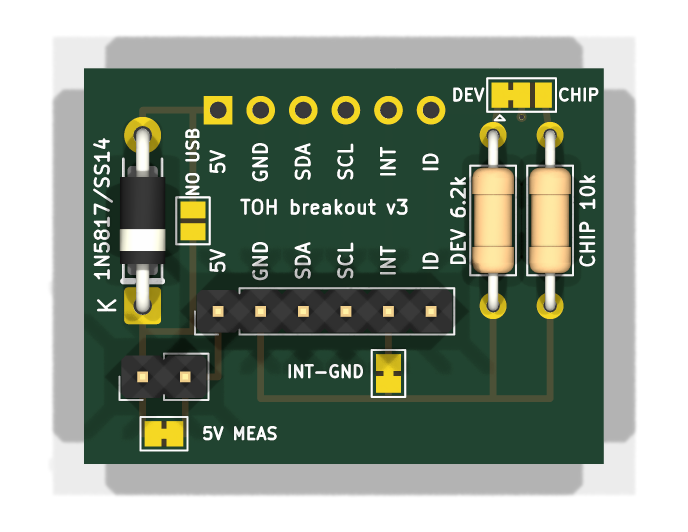
#> input picture renders/breakout.png, 1376 x 1064 px, found by its file name (shown at 1/2 size)
$ python wiring_sheet.py ../renders/breakout.png
#> lines starting #> are read from the running program, lines starting #| are printed output that depends on the picture
# Wiring diagram: contact board wire pads (seen from outside, through the cover's slot) -> breakout board wire holes.
# Colour-coded: each slot pad has the colour of the breakout hole its wire goes to.
# Pad positions from pcb/contact/make_board.py (WIRE); hole/header pixel positions measured on renders/breakout.png.
# Usage (repo root): python3 scripts/wiring_sheet.py renders/wiring.png
import sys
from PIL import Image, ImageDraw, ImageFont
res = sys.argv[1]
F = "/usr/share/fonts/TTF/DejaVuSans.ttf"; FB = "/usr/share/fonts/TTF/DejaVuSans-Bold.ttf"
f24, b26, b30, b34, b44 = ImageFont.truetype(F, 24), ImageFont.truetype(FB, 26), ImageFont.truetype(FB, 30), ImageFont.truetype(FB, 34), ImageFont.truetype(FB, 44)
INK, GREY, RED, BLUE, PLASTIC, MASK = (25, 25, 30), (110, 110, 120), (210, 30, 80), (30, 90, 200), (150, 152, 158), (40, 95, 60)
WIRE = {7: (32.9, 11.75), 5: (30.6, 11.75), 3: (28.3, 11.75), 1: (26.0, 11.75),
        6: (27.15, 10.25), 4: (29.45, 10.25), 2: (31.75, 10.25)}
NAME = {1: "VIN", 2: "GND", 3: "ID", 4: "INT", 5: "SCL", 6: "SDA", 7: "5V"}
COL = {"5V": (220, 40, 40), "GND": (30, 30, 30), "SDA": (40, 110, 230), "SCL": (240, 190, 20), "INT": (40, 170, 70), "ID": (250, 250, 250)}
TXT = {"5V": "white", "GND": "white", "SDA": "white", "SCL": INK, "INT": "white", "ID": INK}
HOLE_X = dict(zip(["5V", "GND", "SDA", "SCL", "INT", "ID"], [437, 521, 606, 691, 776, 861]))
HOLE_Y, HDR_Y = 220, 622

bo = Image.open("renders/breakout.png").convert("RGBA")
#> bo is the input picture: PIL image 1376x1064 RGBA; mean R, G, B, A 37.6, 49, 35.2, 154
W, H = 2250, 1600
cv = Image.new("RGB", (W, H), "white"); d = ImageDraw.Draw(cv)
#> after `cv = Image.new('RGB', (W, H), 'white')`: cv: PIL image 2250x1600 RGB; every value is 255
d.text((40, 20), "Wiring: cover slot → breakout board", fill=INK, font=b44)
d.text((40, 82), "6 wires. Same colour = same wire: the pad in the slot on the left goes to the hole with that colour on the right.", fill=GREY, font=f24)

# left: the slot as seen from outside, 90 px/mm
PPM, SX, SY = 90, 120, 420                          # canvas position of (u 34, v 12.5) = slot's upper-left corner seen from outside
X = lambda u: SX + (34.0 - u) * PPM
Y = lambda v: SY + (12.5 - v) * PPM
d.text((40, 200), "1. COVER, seen from outside", fill=BLUE, font=b34)
d.text((40, 246), "Close-up of the slot near the bottom edge (camera is up-left)", fill=GREY, font=f24)
d.rectangle([X(35.5), Y(14), X(23.5), Y(8)], fill=PLASTIC)
d.rounded_rectangle([X(34), Y(12.5), X(25), Y(9.5)], radius=PPM, fill=MASK)
for n, (u, v) in WIRE.items():
    s = NAME[n]; h = (0.6 if n in (1, 2, 7) else 0.5) * PPM
    box = [X(u) - h, Y(v) - h, X(u) + h, Y(v) + h]
    if n == 1:
        d.rectangle(box, fill=(120, 120, 125), outline=INK, width=2)
        d.line([box[0], box[1], box[2], box[3]], fill=RED, width=6); d.line([box[0], box[3], box[2], box[1]], fill=RED, width=6)
    else:
        d.rectangle(box, fill=COL[s], outline=INK, width=3)
        d.text((X(u), Y(v)), s, fill=TXT[s], font=b26 if len(s) < 3 else ImageFont.truetype(FB, 22), anchor="mm")
d.text((X(26.0), Y(12.5) - 50), "VIN: no wire", fill=RED, font=b26, anchor="mb")
ty = Y(8) + 30
for line, col, f in [("Upper row:  5V   SCL   ID   (VIN: no wire)", INK, b26),
                     ("Lower row:  GND   INT   SDA", INK, b26),
                     ("These are the pads on the glued-in contact board", GREY, f24),
                     ("that you see through the slot.", GREY, f24)]:
    d.text((40, ty), line, fill=col, font=f); ty += 40
#> after the loop, ty = 1015

# right: breakout board
BX, BY = 1000, 330
d.text((BX + 170, 200), "2. BREAKOUT BOARD", fill=BLUE, font=b34)
cv.paste(bo, (BX, BY), bo)
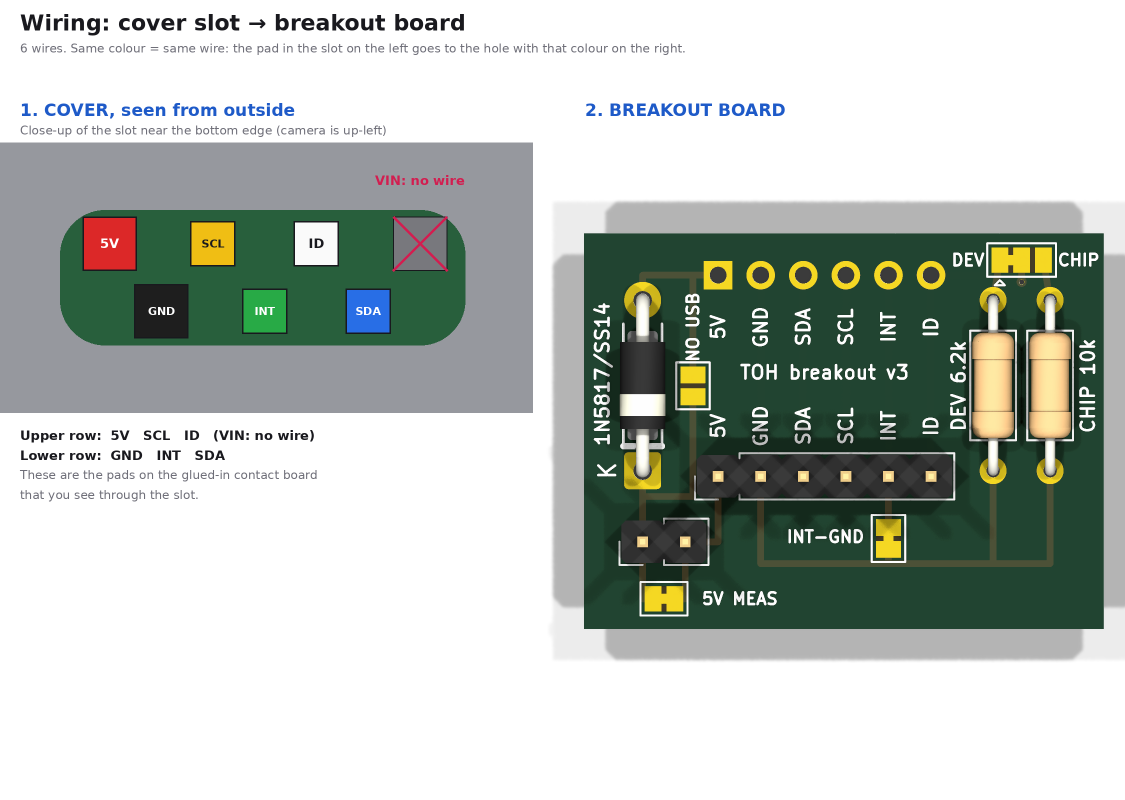
#> cv: PIL image 2250x1600 RGB (shown at 1/2 size); mean R, G, B 183.9, 190.7, 184.5
for s, x in HOLE_X.items():
    hx, hy = BX + x, BY + HOLE_Y
    d.ellipse([hx - 24, hy - 24, hx + 24, hy + 24], fill=COL[s], outline=INK, width=3)
d.rounded_rectangle([BX + 395, BY + 175, BX + 905, BY + 265], radius=20, outline=RED, width=6)
d.text((BX + 650, BY + 20), "WIRES FROM THE COVER: solder here", fill=RED, font=b30, anchor="mb")
d.text((BX + 650, BY + 56), "(the 6 round holes with the labels 5V … ID right below them)", fill=RED, font=f24, anchor="mb")
d.rounded_rectangle([BX + 385, BY + 582, BX + 915, BY + 664], radius=14, outline=GREY, width=5)
d.text((BX + 650, BY + 1000), "Black header = pins INTO THE BREADBOARD (→ RP2040).", fill=INK, font=b26, anchor="mb")
d.text((BX + 650, BY + 1040), "No wires from the cover here.", fill=INK, font=b26, anchor="mb")
d.text((BX + 650, BY + 1090), "If you also put pins into the wire holes: solder each wire onto that pin.", fill=GREY, font=f24, anchor="mb")
cv = cv.crop((0, 0, W, max(ty, BY + 1110) + 20)); cv.save(res); print(res, cv.size)
#> after `cv = cv.crop((0, 0, W, max(ty, BY + 1110) + 20))`:
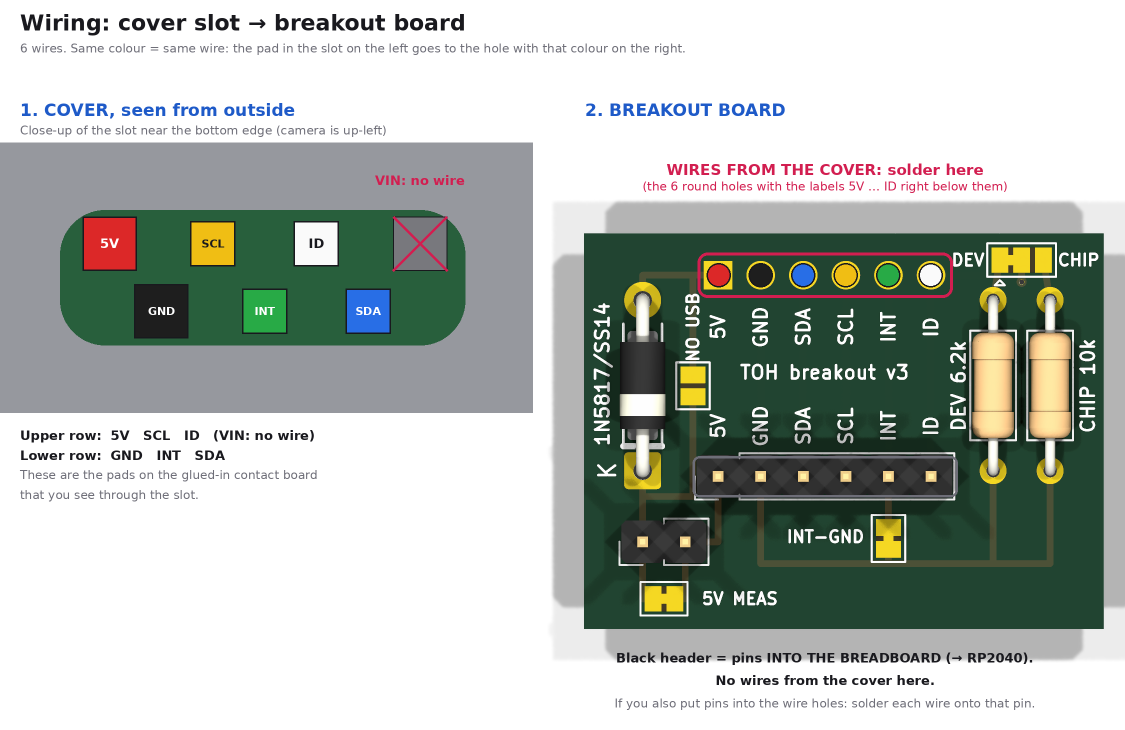
#> cv: PIL image 2250x1460 RGB (shown at 1/2 size); mean R, G, B 176.6, 183.1, 176.9
#| ../renders/breakout.png (2250, 1460)

$ run again, with renders/wiring.png copied over renders/breakout.png
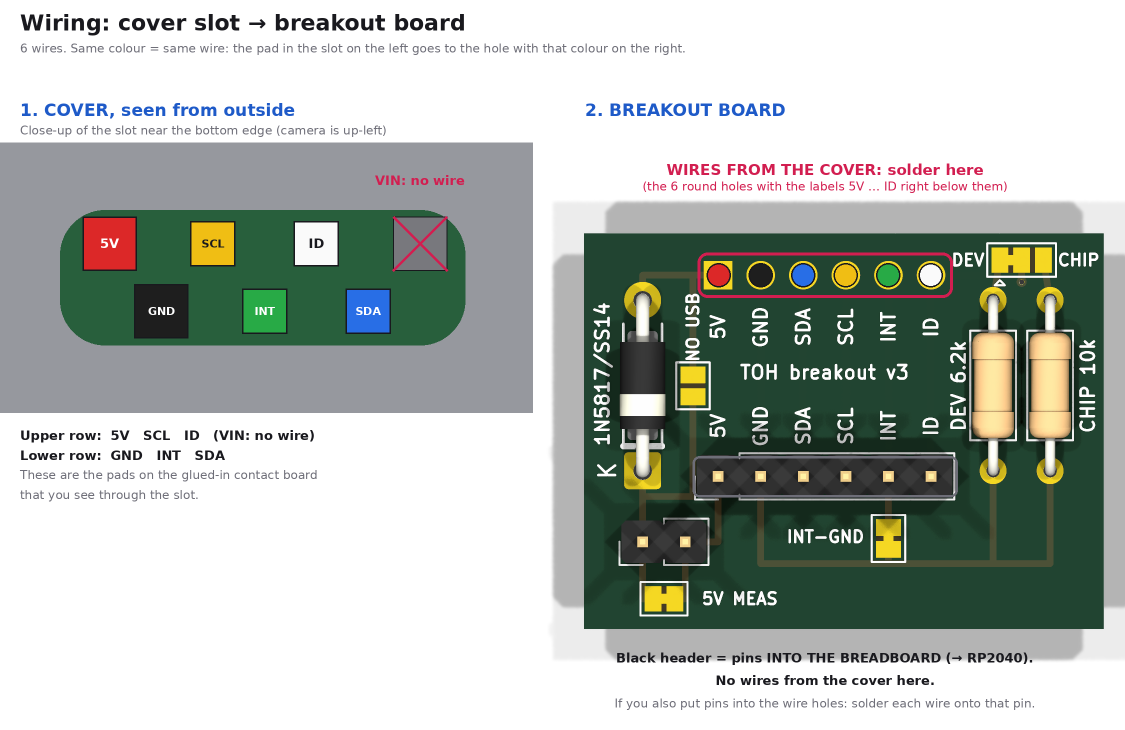
#> input picture renders/wiring.png, 2250 x 1460 px, found by its file name (shown at 1/2 size)
#> after the loop `for line, col, f in [("Upper row:  5V   SCL   ID   (VIN: no wire)", IN..`: ty = 1015
#> `cv.paste(bo, (BX, BY), bo)`:
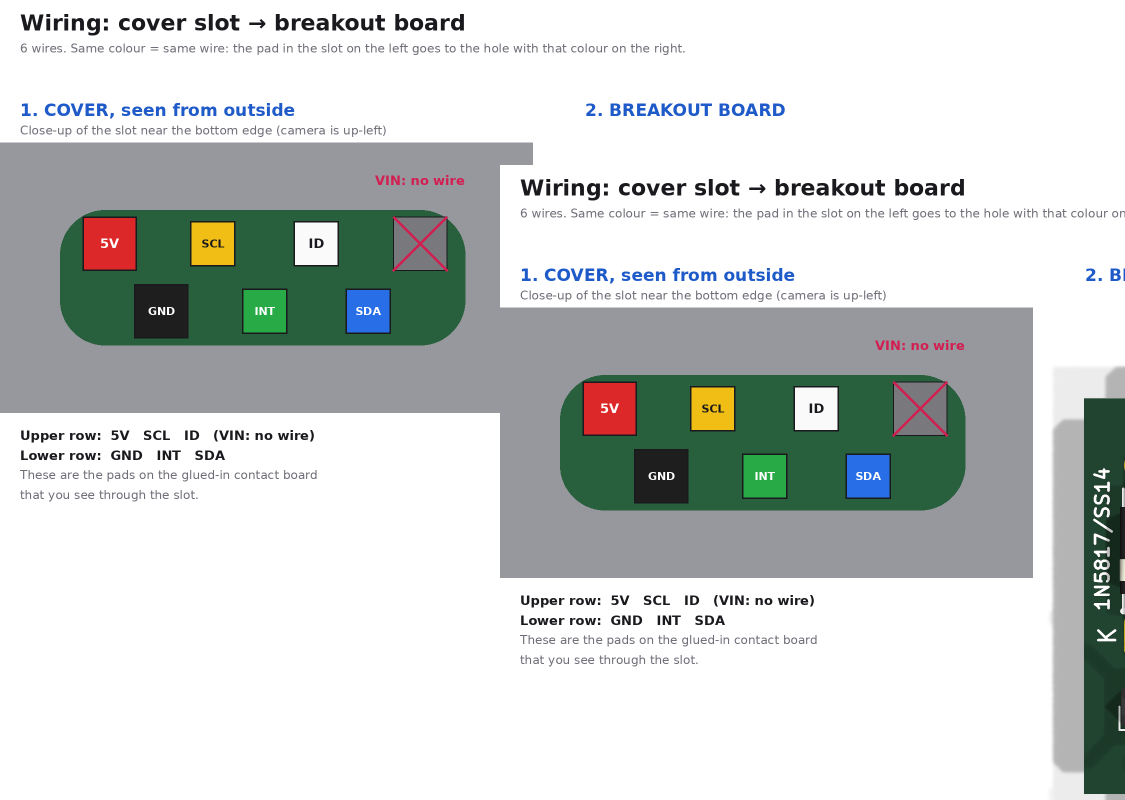
#> cv: PIL image 2250x1600 RGB (shown at 1/2 size); mean R, G, B 203.4, 208.2, 206.5
#> `cv = cv.crop((0, 0, W, max(ty, BY + 1110) + 20))`:
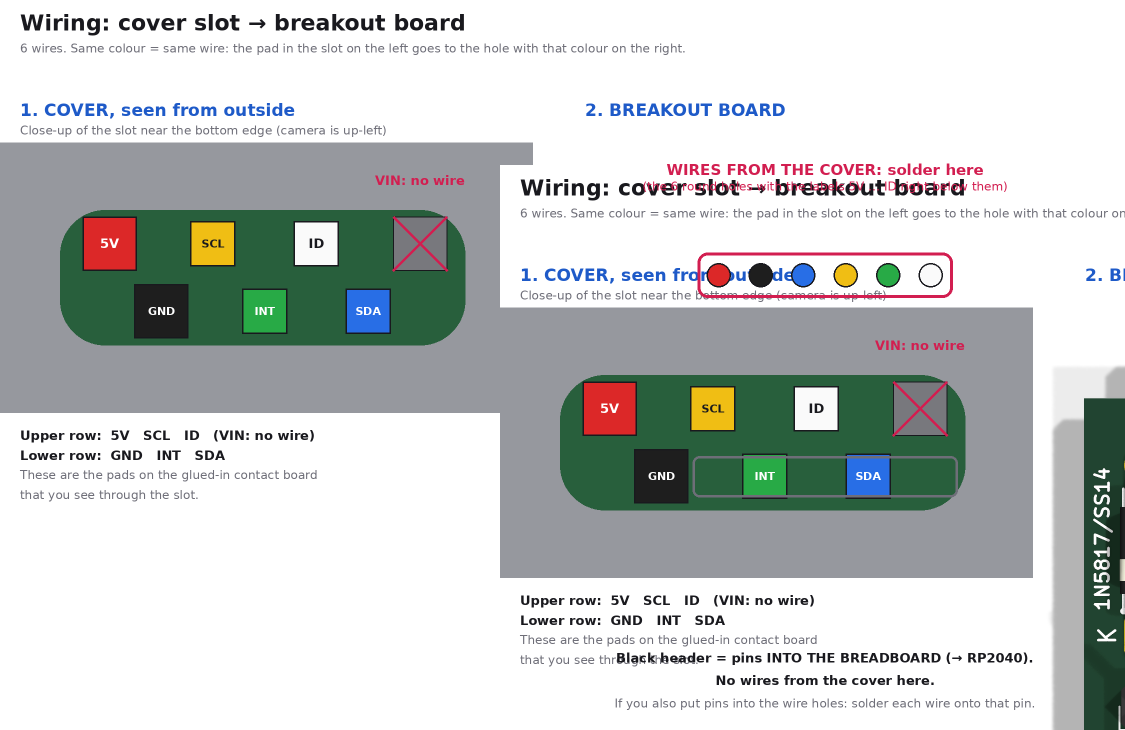
#> cv: PIL image 2250x1460 RGB (shown at 1/2 size); mean R, G, B 198.1, 202.2, 200.6
#| ../renders/breakout.png (2250, 1460)
